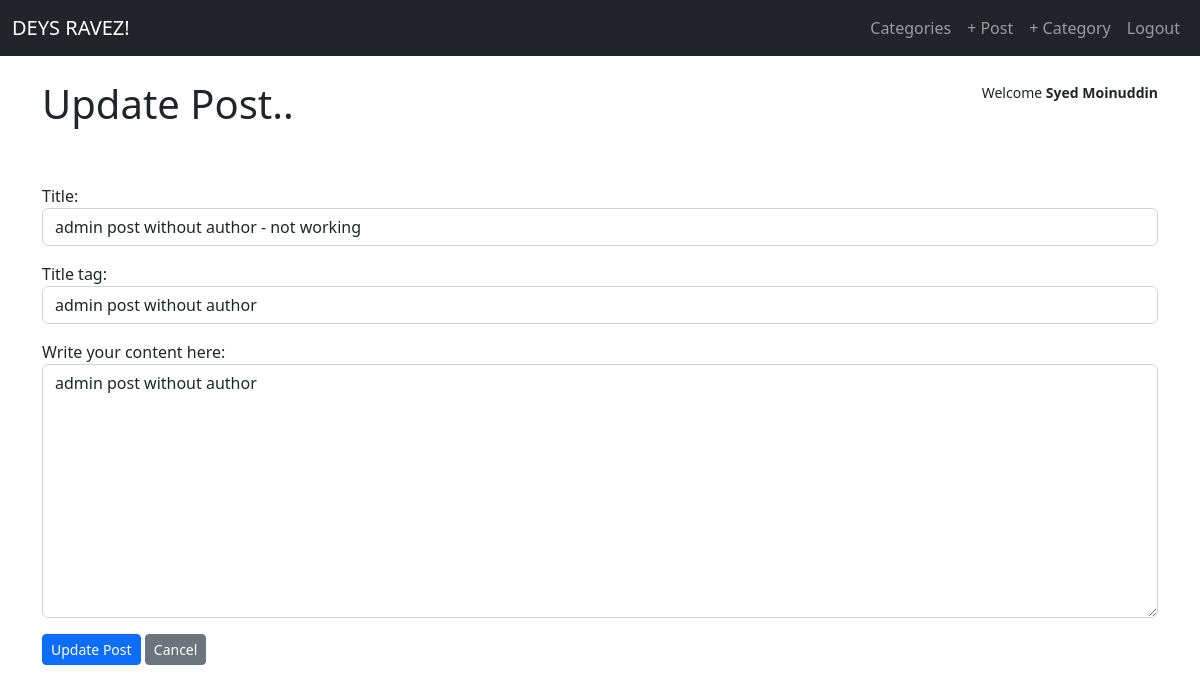
Page /updatepost/19 (signed in) on the committed database.
### zblog/models.py (models this page shows, shortened)
class Post(models.Model):
    title = models.CharField(max_length=600)
    title_tag = models.CharField(max_length=600) #,default="DEYS RAVEZ!"
    author = models.ForeignKey(User, on_delete=models.CASCADE)
    body=models.TextField()
    updated_date = models.DateTimeField(auto_now_add=True)
    category = models.CharField(max_length=255, default='coding')
    likes = models.ManyToManyField(User, related_name='blog_posts')

### zblog/views.py (the view)
# urls.py: path('updatepost/<int:pk>', views.PostUpdateView.as_view(), name="updatepost"),
class PostUpdateView(UpdateView):
    model=Post
    form_class = EditForm
    template_name ="update_post.html"

### zblog/forms.py
class EditForm(forms.ModelForm):
    class Meta:
        model = Post
        fields = ('title', 'title_tag', 'body')
        widgets = {
            'title': forms.TextInput(attrs={'class':'form-control'}),
            'title_tag': forms.TextInput(attrs={'class':'form-control'}),
            'body': forms.Textarea(attrs={'class':'form-control'}),
        }
        labels={
            'body':'Write your content here:'
        }

### zblog/templates/update_post.html (shortened to what this page needs)
{% extends 'base.html' %}
{% block content %}
    {% if user.is_authenticated %}
        {% if user.id == post.author.id %}
        <div>
            <h1>Update Post..</h1><br><br>
            <form method="POST">{% csrf_token %}
                {{form.as_p}}
                <button class="btn btn-sm btn-primary" type="submit" >Update Post</button>
                <a href="{% url 'home' %}" class="btn btn-sm btn-secondary" >Cancel</a>
            </form>
        </div>
        {% else %}
            <p style="color:red;">You're not authorized..</p>
        {% endif %}
    {% else %}
        <p style="color:red;">You're not authorized..</p>
    {% endif %}
{% endblock %}

### zblog/templates/base.html (shortened to what this page needs)
<!doctype html>
<html lang="en">
<head>
    <link href="https://cdn.jsdelivr.net/npm/bootstrap@5.2.0/dist/css/bootstrap.min.css" rel="stylesheet"
>
</head>
<body>
    <nav class="navbar navbar-expand-lg navbar-dark bg-dark">
        <div class="container-fluid">
          <a class="navbar-brand" href="{% url 'home' %}">DEYS RAVEZ!</a>
          <div class="collapse navbar-collapse" id="navbarSupportedContent">
            <ul class="navbar-nav ms-auto mb-2 mb-lg-0">
              {% if user.is_authenticated %}
              {% if cat_menu %}
                <li class="nav-item dropdown">
                  <a class="nav-link dropdown-toggle" href="#" role="button" data-bs-toggle="dropdown" aria-expanded="false">
                    Categories
                  </a>
                  <ul class="dropdown-menu">
                    {% for cat in cat_menu %}
                    <li><a class="dropdown-item" href="{% url 'category' cat|slugify %}">{{cat|capfirst}}</a></li>
                    {% endfor %}
                  </ul>
                </li>
                {% else %}
                <li class="nav-item">
                  <a class="nav-link" href="{% url 'categorylist' %}">Categories</a>
                </li>
                {% endif %}
                <li class="nav-item">
                  <a class="nav-link" href="{% url 'addpost' %}">+ Post</a>
                </li>
                <li class="nav-item">
                  <a class="nav-link" href="{% url 'addcategory' %}">+ Category</a>
                </li>
                <li class="nav-item">
                  <a class="nav-link" href="{% url 'logout' %}">Logout</a>
                </li>
              {% endif %}
            </ul>
          </div>
        </div>
      </nav>
    <br>
    <div class="container">
      {% if user.is_authenticated %}
     <div style="float: right;">
      <small>Welcome <strong>{{user.first_name}} {{user.last_name}}</strong></small>
     </div>
      {% endif %}
        {% block content %}
        {% endblock %}
    </div>
</body>
</html>

### rows in the picture
Post: title "admin post without author - not working", title_tag "admin post without author", body "admin post without author"

### other values in the picture
{{ user.first_name }} "Syed"
{{ user.last_name }} "Moinuddin"
